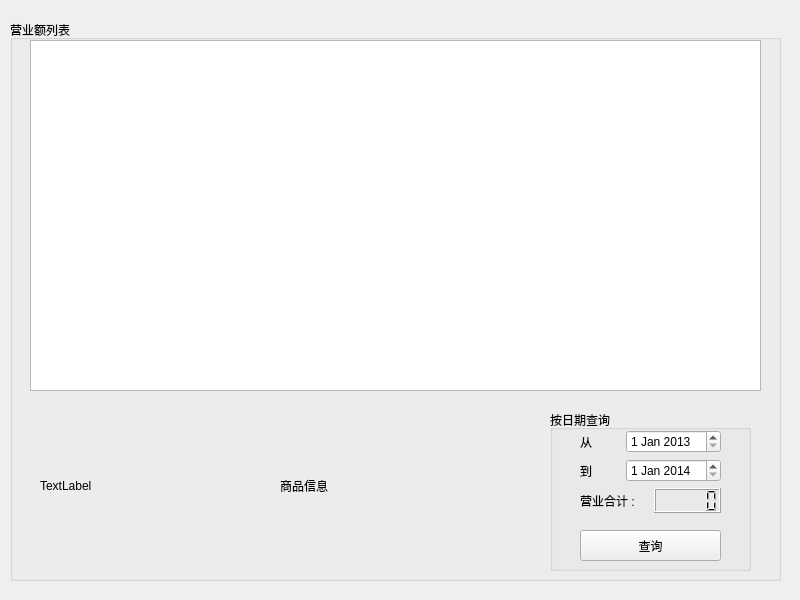
<?xml version="1.0" encoding="UTF-8"?>
<ui version="4.0">
 <class>turnoverSystem</class>
 <widget class="QMainWindow" name="turnoverSystem">
  <property name="geometry">
   <rect>
    <x>0</x>
    <y>0</y>
    <width>800</width>
    <height>600</height>
   </rect>
  </property>
  <property name="windowTitle">
   <string>营业额查看</string>
  </property>
  <widget class="QWidget" name="centralwidget">
   <widget class="QGroupBox" name="groupBox">
    <property name="geometry">
     <rect>
      <x>10</x>
      <y>20</y>
      <width>771</width>
      <height>561</height>
     </rect>
    </property>
    <property name="title">
     <string>营业额列表</string>
    </property>
    <widget class="QLabel" name="label">
     <property name="geometry">
      <rect>
       <x>30</x>
       <y>390</y>
       <width>181</width>
       <height>151</height>
      </rect>
     </property>
     <property name="text">
      <string>TextLabel</string>
     </property>
    </widget>
    <widget class="QLabel" name="label_2">
     <property name="geometry">
      <rect>
       <x>270</x>
       <y>390</y>
       <width>181</width>
       <height>151</height>
      </rect>
     </property>
     <property name="text">
      <string>商品信息</string>
     </property>
    </widget>
    <widget class="QGroupBox" name="groupBox_2">
     <property name="geometry">
      <rect>
       <x>540</x>
       <y>390</y>
       <width>201</width>
       <height>161</height>
      </rect>
     </property>
     <property name="title">
      <string>按日期查询</string>
     </property>
     <widget class="QPushButton" name="pushButton">
      <property name="geometry">
       <rect>
        <x>30</x>
        <y>120</y>
        <width>141</width>
        <height>31</height>
       </rect>
      </property>
      <property name="styleSheet">
       <string notr="true">QPushButton{border-image:url(:/png/button_1.png);}
QPushButton:hover{border-image: url(:/png/button_2.png);}
QPushButton:pressed{border-image: url(:/png/button_3.png);}</string>
      </property>
      <property name="text">
       <string>查询</string>
      </property>
     </widget>
     <widget class="QWidget" name="layoutWidget">
      <property name="geometry">
       <rect>
        <x>30</x>
        <y>20</y>
        <width>141</width>
        <height>83</height>
       </rect>
      </property>
      <layout class="QVBoxLayout" name="verticalLayout">
       <item>
        <layout class="QHBoxLayout" name="horizontalLayout">
         <item>
          <widget class="QLabel" name="label_3">
           <property name="text">
            <string>从</string>
           </property>
          </widget>
         </item>
         <item>
          <widget class="QDateEdit" name="dateEdit">
           <property name="dateTime">
            <datetime>
             <hour>0</hour>
             <minute>0</minute>
             <second>0</second>
             <year>2013</year>
             <month>1</month>
             <day>1</day>
            </datetime>
           </property>
          </widget>
         </item>
        </layout>
       </item>
       <item>
        <layout class="QHBoxLayout" name="horizontalLayout_2">
         <item>
          <widget class="QLabel" name="label_4">
           <property name="text">
            <string>到</string>
           </property>
          </widget>
         </item>
         <item>
          <widget class="QDateEdit" name="dateEdit_2">
           <property name="dateTime">
            <datetime>
             <hour>0</hour>
             <minute>0</minute>
             <second>0</second>
             <year>2014</year>
             <month>1</month>
             <day>1</day>
            </datetime>
           </property>
          </widget>
         </item>
        </layout>
       </item>
       <item>
        <layout class="QHBoxLayout" name="horizontalLayout_3">
         <item>
          <widget class="QLabel" name="label_5">
           <property name="text">
            <string>营业合计 :</string>
           </property>
          </widget>
         </item>
         <item>
          <widget class="QLCDNumber" name="lcdNumber"/>
         </item>
        </layout>
       </item>
      </layout>
     </widget>
    </widget>
    <widget class="QTableView" name="tableView">
     <property name="geometry">
      <rect>
       <x>20</x>
       <y>20</y>
       <width>731</width>
       <height>351</height>
      </rect>
     </property>
    </widget>
   </widget>
  </widget>
 </widget>
 <resources/>
 <connections/>
</ui>
